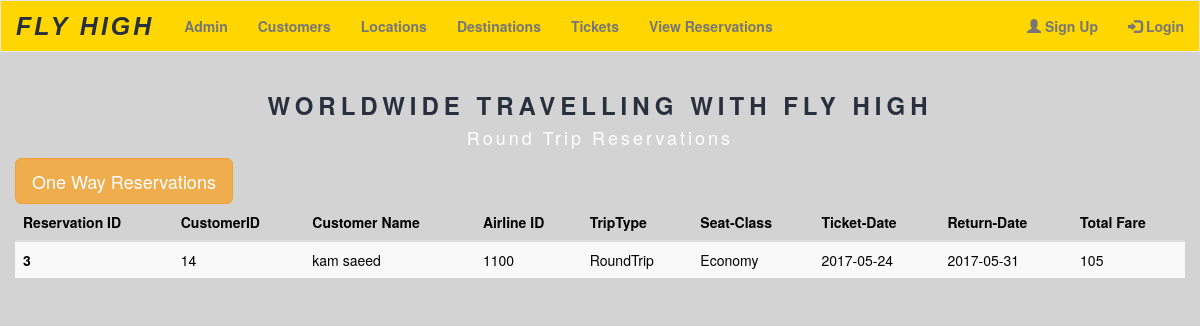
The page /admin/roundReservations.php on the database its author committed.
### tables this page shows
CREATE TABLE `ticketcart` (
  `Cart_ID` int(11) NOT NULL,
  `Customer_ID` int(11) NOT NULL,
  `Ticket_ID` int(11) NOT NULL,
  `Session_ID` varchar(30) NOT NULL,
  `Trip_Type` varchar(12) NOT NULL,
  `Seat_Class` varchar(9) NOT NULL,
  `Total_Fare` int(11) NOT NULL
);

CREATE TABLE `register` (
  `Register_ID` int(11) NOT NULL,
  `User_Name` varchar(30) NOT NULL,
  `Password` varchar(60) DEFAULT NULL,
  `Email` varchar(40) DEFAULT NULL
);

CREATE TABLE `ticketdetails` (
  `Ticket_ID` int(11) NOT NULL,
  `Airline_Name` varchar(30) NOT NULL,
  `Airline_image` varchar(50) DEFAULT NULL,
  `From_ID` int(11) NOT NULL,
  `To_ID` int(11) NOT NULL,
  `Ticket_Date` date NOT NULL,
  `Return_Date` date DEFAULT NULL,
  `Depart_Time` time NOT NULL,
  `Arrival_Time` time NOT NULL,
  `Return_Depart_Time` time DEFAULT NULL,
  `Return_Arrival_Time` time DEFAULT NULL,
  `Ticket_Type` varchar(11) NOT NULL,
  `Economy_Price` int(11) NOT NULL,
  `Business_Price` int(11) NOT NULL,
  `Discount_Price` int(11) NOT NULL,
  `Total_Seats` int(11) DEFAULT NULL
);

### admin/roundReservations.php (the view, shortened to what this page needs)
<?php
require_once('../database.php');
$queryCustomers = 'SELECT * FROM ticketcart p JOIN register pv ON p.Customer_ID = pv.Register_ID
JOIN ticketdetails v ON p.Ticket_ID = v.Ticket_ID WHERE p.Trip_Type="RoundTrip"';
$statement2 = $db->prepare($queryCustomers);
$statement2->execute();
$reservations = $statement2->fetchAll();
?>
<!DOCTYPE html>
<html lang="en">
<head>
  <link rel="stylesheet" href="https://maxcdn.bootstrapcdn.com/bootstrap/3.3.7/css/bootstrap.min.css">
  <link rel="stylesheet" type="text/css" href="../css/style1.css" />
</head>
<body>
 <?php
 include("adminheader.php");
?>
<div class="col-sm-12 container-fluid top">
    <br>
        <h3 class="screen-logo">WORLDWIDE TRAVELLING WITH FLY HIGH</h3>
        <H4 class="screen-mission">Round Trip Reservations</H4>
        <a href="reservation.php"><button type="button"  class="btn btn-warning btn-lg">One Way Reservations</button></a>
    <br>
</div>
<div class="col-sm-12 container-fluid top">
<table class="table table-striped table-inverse" style="color: black">
  <thead>
    <tr>
      <th>Reservation ID</th>
      <th>CustomerID</th>
      <th>Customer Name</th>
      <th>Airline ID</th>
      <th>TripType</th>
      <th>Seat-Class</th>
      <th>Ticket-Date</th>
      <th>Return-Date</th>
      <th>Total Fare</th>
    </tr>
  </thead>
  <tbody>
  <?php foreach ($reservations as $loc) : ?>
    <tr>
      <th scope="row"><?php echo $loc['Cart_ID']; ?></th>
      <td><?php echo ucfirst($loc['Customer_ID']); ?></td>
      <td><?php echo $loc['User_Name']; ?></td>
      <td><?php echo $loc['Ticket_ID']; ?></td>
      <td><?php echo $loc['Trip_Type']; ?></td>
      <td><?php echo $loc['Seat_Class']; ?></td>
      <td><?php echo $loc['Ticket_Date']; ?></td>
      <td><?php echo $loc['Return_Date']; ?></td>
      <td><?php echo $loc['Total_Fare']; ?></td>
    </tr>
    <?php endforeach; ?>
  </tbody>
</table>
</div>
</body>
</html>

### css/style1.css (style rules this page uses)
.screen-logo { color: #28303d; font-weight: bold; text-align: center; letter-spacing: 5px; }
.screen-mission { color: white; text-align: center; letter-spacing: 3px; }
body { background-color: #D3D3D3; }

### rows shown on the page
ticketcart: Cart_ID "3", Customer_ID "14", register.User_Name "kam saeed", Ticket_ID.Ticket_ID "1100", Trip_Type "RoundTrip", Seat_Class "Economy", Ticket_ID.Ticket_Date "2017-05-24", Ticket_ID.Return_Date "2017-05-31", Total_Fare "105"
